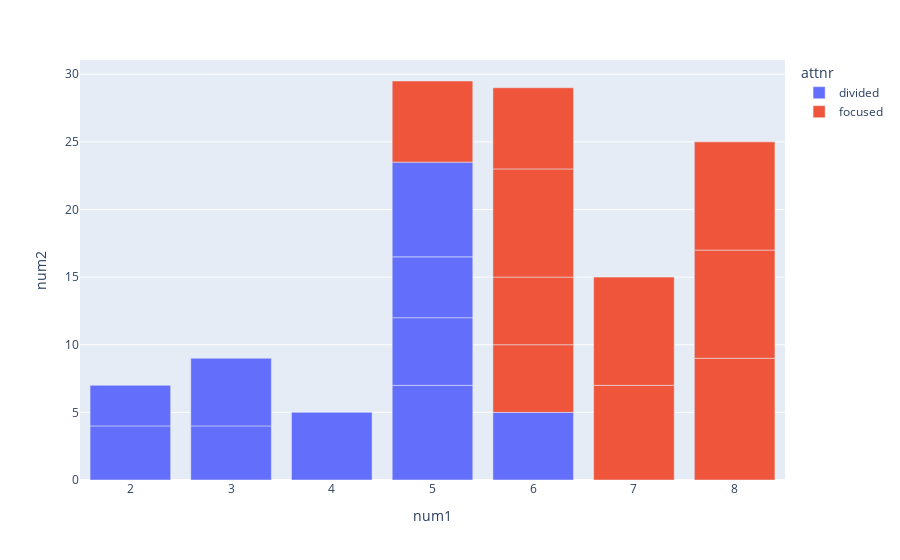

Notebook code cell kept with this figure:
### Code cell
a = px.bar(data3,x='num1',y='num2',color='attnr',color_continuous_scale='ice')
a.show()

### Figure 1 — Plotly figure (JSON) as saved in the notebook; plotly's stock layout.template omitted (floating-point values rounded to 4 significant figures)
{"data": [{"alignmentgroup": "True", "hovertemplate": "attnr=divided<br>num1=%{x}<br>num2=%{y}<extra></extra>", "legendgroup": "divided", "marker": {"color": "#636efa", "pattern": {"shape": ""}}, "name": "divided", "offsetgroup": "divided", "orientation": "v", "showlegend": true, "textposition": "auto", "type": "bar", "x": [2, 3, 3, 5, 4, 5, 5, 5, 2, 6], "xaxis": "x", "y": [4, 4, 5, 7, 5, 5, 4.5, 7, 3, 5], "yaxis": "y"}, {"alignmentgroup": "True", "hovertemplate": "attnr=focused<br>num1=%{x}<br>num2=%{y}<extra></extra>", "legendgroup": "focused", "marker": {"color": "#EF553B", "pattern": {"shape": ""}}, "name": "focused", "offsetgroup": "focused", "orientation": "v", "showlegend": true, "textposition": "auto", "type": "bar", "x": [6, 8, 6, 8, 8, 6, 7, 7, 5, 6], "xaxis": "x", "y": [5, 9, 5, 8, 8, 8, 7, 8, 6, 6], "yaxis": "y"}], "layout": {"autosize": true, "barmode": "relative", "legend": {"title": {"text": "attnr"}, "tracegroupgap": 0}, "margin": {"t": 60}, "xaxis": {"anchor": "y", "autorange": true, "domain": [0, 1], "range": [1.5, 8.5], "title": {"text": "num1"}, "type": "linear"}, "yaxis": {"anchor": "x", "autorange": true, "domain": [0, 1], "range": [0, 31.05], "title": {"text": "num2"}, "type": "linear"}}}
